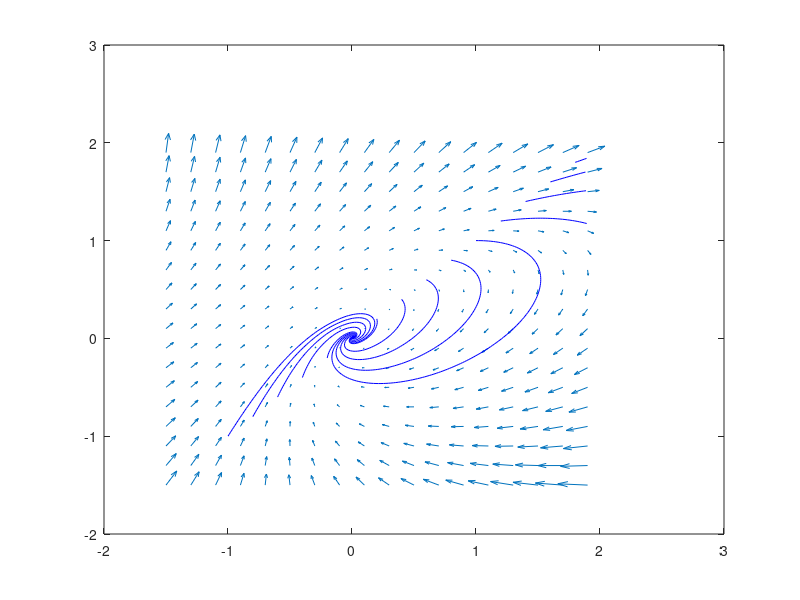

This chart was generated by the following MATLAB code:
[x,y] = meshgrid(-1.5:0.2:2,-1.5:0.2:2);
u = -x + y + x.*y;
v = -x + y.^2;

figure
quiver(x,y,u,v)
startx = -1:0.2:2;
starty = -1:0.2:2 ;
streamline(x,y,u,v,startx,starty)